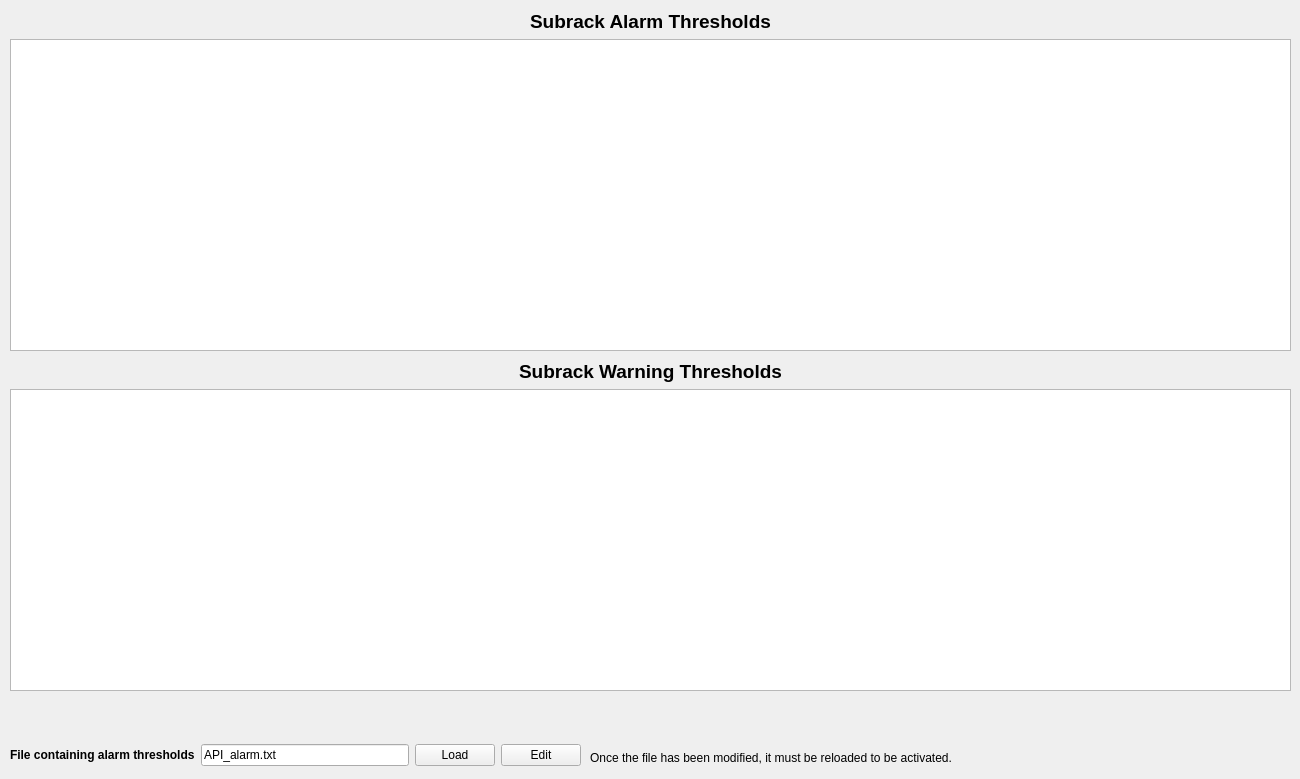
     <widget class="QWidget" name="subrack_threshold_tab">
      <attribute name="title">
       <string>Subrack Thresholds</string>
      </attribute>
      <widget class="QWidget" name="layoutWidget">
       <property name="geometry">
        <rect>
         <x>10</x>
         <y>10</y>
         <width>1281</width>
         <height>341</height>
        </rect>
       </property>
       <layout class="QVBoxLayout" name="verticalLayout_2">
        <item alignment="Qt::AlignHCenter">
         <widget class="QLabel" name="label_4">
          <property name="text">
           <string>&lt;html&gt;&lt;head/&gt;&lt;body&gt;&lt;p&gt;&lt;span style=&quot; font-size:14pt; font-weight:600;&quot;&gt;Subrack Alarm Thresholds&lt;/span&gt;&lt;/p&gt;&lt;/body&gt;&lt;/html&gt;</string>
          </property>
         </widget>
        </item>
        <item>
         <widget class="QPlainTextEdit" name="ala_text"/>
        </item>
       </layout>
      </widget>
      <widget class="QWidget" name="layoutWidget">
       <property name="geometry">
        <rect>
         <x>10</x>
         <y>360</y>
         <width>1281</width>
         <height>331</height>
        </rect>
       </property>
       <layout class="QVBoxLayout" name="verticalLayout_3">
        <item alignment="Qt::AlignHCenter">
         <widget class="QLabel" name="label_3">
          <property name="text">
           <string>&lt;html&gt;&lt;head/&gt;&lt;body&gt;&lt;p&gt;&lt;span style=&quot; font-size:14pt; font-weight:600;&quot;&gt;Subrack Warning Thresholds&lt;/span&gt;&lt;/p&gt;&lt;/body&gt;&lt;/html&gt;</string>
          </property>
         </widget>
        </item>
        <item>
         <widget class="QPlainTextEdit" name="war_text">
          <property name="readOnly">
           <bool>true</bool>
          </property>
         </widget>
        </item>
       </layout>
      </widget>
      <widget class="QLabel" name="label_40">
       <property name="geometry">
        <rect>
         <x>590</x>
         <y>750</y>
         <width>411</width>
         <height>16</height>
        </rect>
       </property>
       <property name="text">
        <string>Once the file has been modified, it must be reloaded to be activated.</string>
       </property>
      </widget>
      <widget class="QWidget" name="layoutWidget">
       <property name="geometry">
        <rect>
         <x>10</x>
         <y>740</y>
         <width>571</width>
         <height>30</height>
        </rect>
       </property>
       <layout class="QHBoxLayout" name="horizontalLayout">
        <item>
         <widget class="QLabel" name="qlabel_config_3">
          <property name="font">
           <font>
            <weight>75</weight>
            <bold>true</bold>
           </font>
          </property>
          <property name="text">
           <string>File containing alarm thresholds</string>
          </property>
          <property name="alignment">
           <set>Qt::AlignLeading|Qt::AlignLeft|Qt::AlignVCenter</set>
          </property>
         </widget>
        </item>
        <item>
         <widget class="QLineEdit" name="qline_subrack_threshold">
          <property name="text">
           <string>API_alarm.txt</string>
          </property>
          <property name="readOnly">
           <bool>true</bool>
          </property>
         </widget>
        </item>
        <item>
         <widget class="QPushButton" name="qbutton_subrack_threshold">
          <property name="text">
           <string>Load</string>
          </property>
         </widget>
        </item>
        <item>
         <widget class="QPushButton" name="qbutton_subrack_edit">
          <property name="text">
           <string>Edit</string>
          </property>
         </widget>
        </item>
       </layout>
      </widget>
     </widget>
